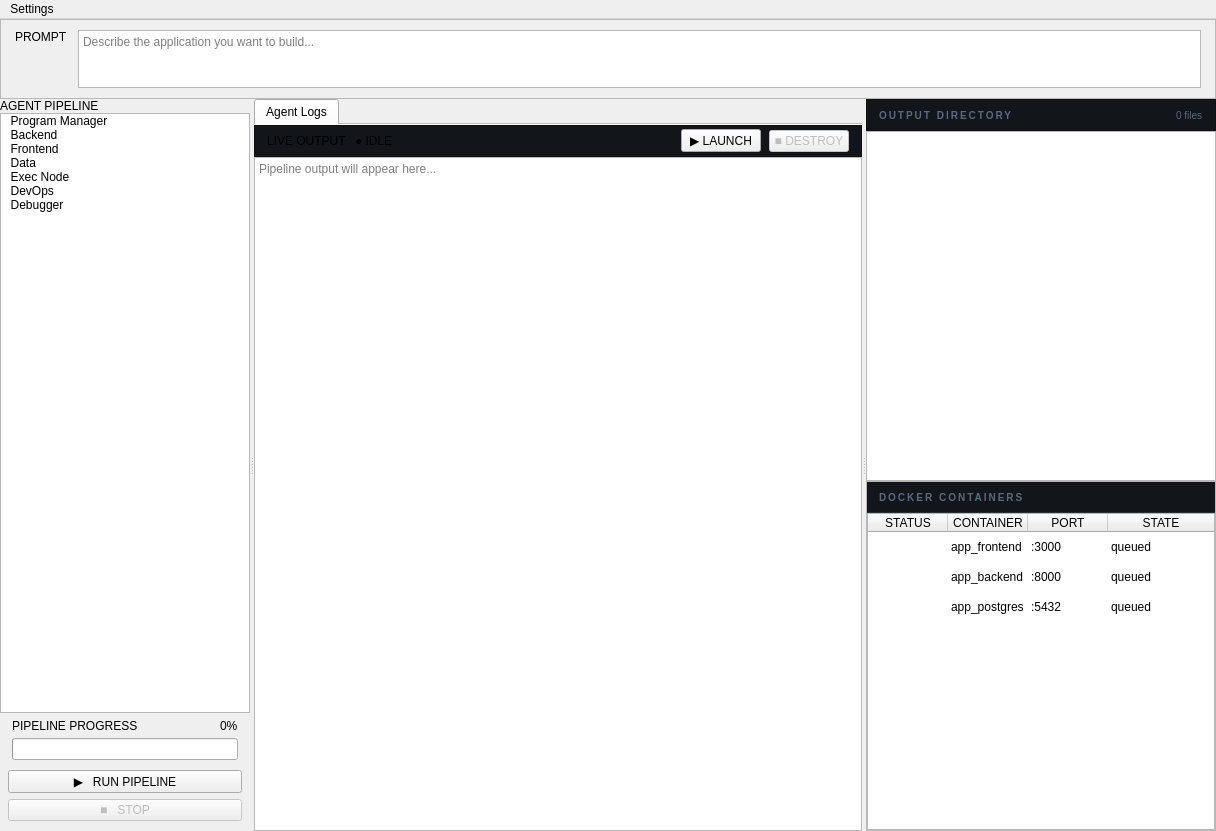
<?xml version="1.0" encoding="UTF-8"?>
<ui version="4.0">
 <class>MainWindow</class>
 <widget class="QMainWindow" name="MainWindow">
  <property name="geometry">
   <rect>
    <x>0</x>
    <y>0</y>
    <width>1216</width>
    <height>831</height>
   </rect>
  </property>
  <property name="windowTitle">
   <string>AutoPrototype</string>
  </property>
  <property name="styleSheet">
   <string notr="true">
/* ── Global ── */
QMainWindow, QWidget#centralWidget {
    background-color: #0d0f12;
    color: #c8d4e8;
    font-family: &quot;Courier New&quot;, monospace;
    font-size: 11px;
}

/* --- Tree Widget Arrows --- */
QTreeWidget#fileTree::branch:has-children:closed {
    border-image: url(:/assets/right_arrow.svg);
    image: none;
}

QTreeWidget#fileTree::branch:has-children:open {
    border-image: url(:/assets/down_arrow.svg);
    image: none;
}

QTreeWidget#fileTree::branch:!has-children {
    border-image: none;
    image: none;
}

/* ── Menu Bar ── */
QMenuBar {
    background-color: #12151a;
    color: #5a6a82;
    border-bottom: 1px solid #252c3a;
    font-size: 11px;
    padding: 2px 4px;
}
QMenuBar::item:selected {
    background-color: #1e2330;
    color: #c8d4e8;
    border-radius: 4px;
}
QMenu {
    background-color: #12151a;
    border: 1px solid #252c3a;
    color: #c8d4e8;
}
QMenu::item:selected {
    background-color: #1e2330;
}

/* ── Status Bar ── */
QStatusBar {
    background-color: #1d4ed8;
    color: rgba(255,255,255,0.8);
    font-size: 10px;
    min-height: 22px;
}
QStatusBar::item { border: none; }

/* ── Splitter ── */
QSplitter::handle {
    background-color: #252c3a;
    width: 1px;
    height: 1px;
}

/* ── Scroll Bars ── */
QScrollBar:vertical {
    background: transparent;
    width: 5px;
    margin: 0;
}
QScrollBar::handle:vertical {
    background: #2e3849;
    border-radius: 2px;
    min-height: 20px;
}
QScrollBar::add-line:vertical, QScrollBar::sub-line:vertical { height: 0; }
QScrollBar:horizontal {
    background: transparent;
    height: 5px;
}
QScrollBar::handle:horizontal {
    background: #2e3849;
    border-radius: 2px;
}
QScrollBar::add-line:horizontal, QScrollBar::sub-line:horizontal { width: 0; }

/* ── Generic Panels ── */
QFrame#sidebarFrame {
    background-color: #12151a;
    border-right: 1px solid #252c3a;
}
QFrame#promptFrame {
    background-color: #12151a;
    border-bottom: 1px solid #252c3a;
}
QFrame#rightPanelFrame {
    background-color: #0d0f12;
    border-left: 1px solid #252c3a;
}
QFrame#dockerFrame {
    background-color: #12151a;
    border-top: 1px solid #252c3a;
}

/* ── Section Labels ── */
QLabel#sectionLabel {
    background-color: #12151a;
    color: #5a6a82;
    font-size: 10px;
    font-weight: bold;
    letter-spacing: 2px;
    padding: 6px 14px;
    border-bottom: 1px solid #252c3a;
}
QLabel#panelLabel {
    color: #5a6a82;
    font-size: 10px;
    font-weight: bold;
    letter-spacing: 2px;
}
QLabel#promptLabel {
    color: #3b82f6;
    font-size: 10px;
    font-weight: bold;
    letter-spacing: 2px;
}

/* ── Prompt TextEdit ── */
QTextEdit#promptEdit {
    background-color: #181c23;
    border: 1px solid #2e3849;
    border-radius: 6px;
    color: #e8f0fc;
    font-family: &quot;Courier New&quot;, monospace;
    font-size: 12px;
    padding: 6px 10px;
    selection-background-color: #1e3a5f;
}
QTextEdit#promptEdit:focus {
    border: 1px solid #3b82f6;
}

/* ── Log Output ── */
QPlainTextEdit#logOutput {
    background-color: #0d0f12;
    border: none;
    color: #c8d4e8;
    font-family: &quot;Courier New&quot;, monospace;
    font-size: 11px;
    padding: 8px;
    selection-background-color: #1e3a5f;
}

/* ── Tab Widget ── */
QTabWidget#logTabs::pane {
    border: none;
    background-color: #0d0f12;
}
QTabWidget#logTabs &gt; QTabBar {
    background-color: #12151a;
    qproperty-drawBase: 0;
}
QTabBar::tab {
    background-color: transparent;
    color: #5a6a82;
    border: 1px solid transparent;
    border-bottom: none;
    border-radius: 5px 5px 0 0;
    padding: 5px 14px;
    margin-right: 2px;
    font-size: 11px;
}
QTabBar::tab:selected {
    background-color: #0d0f12;
    color: #e8f0fc;
    border-color: #252c3a;
}
QTabBar::tab:hover:!selected {
    background-color: #181c23;
    color: #c8d4e8;
}

/* ── Agent List ── */
QListWidget#agentList {
    background-color: transparent;
    border: none;
    outline: none;
    padding: 6px;
}
QListWidget#agentList::item {
    background-color: transparent;
    border: 1px solid transparent;
    border-radius: 6px;
    color: #c8d4e8;
    padding: 6px 8px;
    margin-bottom: 2px;
    min-height: 36px;
}
QListWidget#agentList::item:hover {
    background-color: #181c23;
}
QListWidget#agentList::item:selected {
    background-color: #1e2330;
    border-color: #2e3849;
    color: #e8f0fc;
}

/* ── File Tree ── */
QTreeWidget#fileTree {
    background-color: transparent;
    border: none;
    color: #c8d4e8;
    font-size: 11px;
    outline: none;
}
QTreeWidget#fileTree::item {
    padding: 2px 4px;
    border-radius: 4px;
}
QTreeWidget#fileTree::item:hover {
    background-color: #181c23;
}
QTreeWidget#fileTree::item:selected {
    background-color: #1e2330;
    color: #e8f0fc;
}
QTreeWidget#fileTree::branch {
    background-color: transparent;
}

/* ── Docker Table ── */
QTableWidget#dockerTable {
    background-color: transparent;
    border: none;
    color: #c8d4e8;
    font-size: 11px;
    gridline-color: transparent;
    outline: none;
}
QTableWidget#dockerTable::item {
    padding: 4px 8px;
    border-radius: 4px;
    border-bottom: 1px solid #1e2330;
}
QTableWidget#dockerTable::item:selected {
    background-color: #1e2330;
}
QHeaderView::section {
    background-color: #12151a;
    color: #5a6a82;
    border: none;
    border-bottom: 1px solid #252c3a;
    padding: 4px 8px;
    font-size: 10px;
    letter-spacing: 1px;
}

/* ── Progress Bar ── */
QProgressBar#pipelineProgress {
    background-color: #181c23;
    border: 1px solid #252c3a;
    border-radius: 3px;
    height: 5px;
    text-align: center;
    color: transparent;
}
QProgressBar#pipelineProgress::chunk {
    background: qlineargradient(x1:0, y1:0, x2:1, y2:0,
        stop:0 #3b82f6, stop:1 #06b6d4);
    border-radius: 3px;
}

/* ── Run Button ── */
QPushButton#runButton {
    background-color: #3b82f6;
    color: #ffffff;
    border: none;
    border-radius: 6px;
    font-family: &quot;Courier New&quot;, monospace;
    font-size: 12px;
    font-weight: bold;
    letter-spacing: 2px;
    padding: 9px 16px;
}
QPushButton#runButton:hover {
    background-color: #1d4ed8;
}
QPushButton#runButton:pressed {
    background-color: #1e40af;
}

/* ── Stop Button ── */
QPushButton#stopButton {
    background-color: transparent;
    color: #5a6a82;
    border: 1px solid #252c3a;
    border-radius: 6px;
    font-size: 11px;
    padding: 7px 14px;
}
QPushButton#stopButton:hover {
    background-color: #1e2330;
    color: #ef4444;
    border-color: #ef4444;
}

/* --- LAUNCH BUTTON STATES (Matches RUN) --- */
QPushButton#launchButton {
    background-color: #3b82f6; color: #ffffff; border: none; border-radius: 6px;
    font-family: &quot;Courier New&quot;, monospace; font-size: 12px; font-weight: bold; 
    letter-spacing: 2px; padding: 9px 16px; margin-top: 2px;
}
QPushButton#launchButton:hover { background-color: #1d4ed8; }
QPushButton#launchButton:pressed { background-color: #1e40af; }
QPushButton#launchButton:disabled {
    background-color: transparent; 
    color: #5a6a82; 
    border: 1px solid #252c3a;
    border-radius: 6px;   /* Added back */
    padding: 9px 16px;    /* Added back */
}

/* --- DESTROY BUTTON STATES (Matches STOP) --- */
QPushButton#stopPrototypeButton {
    background-color: #ef4444; color: #ffffff; border: none; border-radius: 6px;
    font-family: &quot;Courier New&quot;, monospace; font-size: 11px; font-weight: bold; 
    padding: 7px 14px; letter-spacing: 1px; margin-top: 2px;
}
QPushButton#stopPrototypeButton:hover { background-color: #dc2626; }
QPushButton#stopPrototypeButton:pressed { background-color: #b91c1c; }
QPushButton#stopPrototypeButton:disabled {
    background-color: transparent; 
    color: #5a6a82; 
    border: 1px solid #252c3a;
    border-radius: 6px;
    padding: 7px 14px;
}
/* ── Live badge label ── */
QLabel#liveBadge {
    background-color: #166534;
    color: #22c55e;
    border-radius: 3px;
    font-size: 9px;
    padding: 1px 6px;
    letter-spacing: 1px;
}
QLabel#autoscrollLabel {
    color: #5a6a82;
    font-size: 10px;
}

/* ── Progress label ── */
QLabel#progressLabel {
    color: #5a6a82;
    font-size: 10px;
    letter-spacing: 1px;
}
QLabel#progressPct {
    color: #3b82f6;
    font-size: 10px;
    font-weight: bold;
}

/* ── Table Corner Button Fix ── */
QTableCornerButton::section {
    background-color: #12151a;
    border: none;
}

QListWidget#agentList {
    background-color: transparent;
    border: none;
    outline: none;
    padding: 6px;
}

QListWidget#agentList::item {
    background-color: transparent;
    border: none;
    padding: 0px;
    margin-bottom: 2px;
    min-height: 36px;
}

QListWidget#agentList::item:hover, 
QListWidget#agentList::item:selected {
    background-color: transparent;
}
  
/* Add this to the MainWindow stylesheet in Qt Designer */

/* --- RUN BUTTON STATES --- */
QPushButton#runButton {
    background-color: #3b82f6; color: #ffffff; border: none; border-radius: 6px;
    font-family: &quot;Courier New&quot;, monospace; font-size: 12px; font-weight: bold; 
    letter-spacing: 2px; padding: 9px 16px;
}
QPushButton#runButton:hover { background-color: #1d4ed8; }
QPushButton#runButton:pressed { background-color: #1e40af; }
QPushButton#runButton:disabled {
    background-color: transparent; 
    color: #5a6a82; 
    border: 1px solid #252c3a;
    border-radius: 6px;
    padding: 9px 16px;
}
/* --- STOP BUTTON STATES --- */
QPushButton#stopButton {
    background-color: #ef4444; color: #ffffff; border: none; border-radius: 6px;
    font-size: 11px; font-weight: bold; padding: 7px 14px; letter-spacing: 1px;
}
QPushButton#stopButton:hover { background-color: #dc2626; }
QPushButton#stopButton:pressed { background-color: #b91c1c; }
QPushButton#stopButton:disabled {
    background-color: transparent; 
    color: #5a6a82; 
    border: 1px solid #252c3a;
    border-radius: 6px;
    padding: 7px 14px;
}
</string>
  </property>
  <widget class="QWidget" name="centralWidget">
   <layout class="QVBoxLayout" name="rootLayout">
    <property name="spacing">
     <number>0</number>
    </property>
    <property name="leftMargin">
     <number>0</number>
    </property>
    <property name="topMargin">
     <number>0</number>
    </property>
    <property name="rightMargin">
     <number>0</number>
    </property>
    <property name="bottomMargin">
     <number>0</number>
    </property>
    <item>
     <widget class="QFrame" name="promptFrame">
      <property name="maximumSize">
       <size>
        <width>16777215</width>
        <height>80</height>
       </size>
      </property>
      <property name="frameShape">
       <enum>QFrame::StyledPanel</enum>
      </property>
      <property name="fixedHeight" stdset="0">
       <number>76</number>
      </property>
      <layout class="QHBoxLayout" name="promptLayout">
       <property name="spacing">
        <number>10</number>
       </property>
       <property name="leftMargin">
        <number>14</number>
       </property>
       <property name="topMargin">
        <number>10</number>
       </property>
       <property name="rightMargin">
        <number>14</number>
       </property>
       <property name="bottomMargin">
        <number>10</number>
       </property>
       <item>
        <widget class="QLabel" name="promptLabel">
         <property name="text">
          <string>PROMPT</string>
         </property>
         <property name="alignment">
          <set>Qt::AlignTop</set>
         </property>
        </widget>
       </item>
       <item>
        <widget class="QTextEdit" name="promptEdit">
         <property name="verticalScrollBarPolicy">
          <enum>Qt::ScrollBarAlwaysOff</enum>
         </property>
         <property name="acceptRichText">
          <bool>false</bool>
         </property>
         <property name="placeholderText">
          <string>Describe the application you want to build...</string>
         </property>
        </widget>
       </item>
      </layout>
     </widget>
    </item>
    <item>
     <widget class="QSplitter" name="mainSplitter">
      <property name="orientation">
       <enum>Qt::Horizontal</enum>
      </property>
      <property name="childrenCollapsible">
       <bool>false</bool>
      </property>
      <widget class="QFrame" name="sidebarFrame">
       <property name="maximumSize">
        <size>
         <width>250</width>
         <height>16777215</height>
        </size>
       </property>
       <layout class="QVBoxLayout" name="sidebarLayout">
        <property name="spacing">
         <number>0</number>
        </property>
        <property name="leftMargin">
         <number>0</number>
        </property>
        <property name="topMargin">
         <number>0</number>
        </property>
        <property name="rightMargin">
         <number>0</number>
        </property>
        <property name="bottomMargin">
         <number>0</number>
        </property>
        <item>
         <widget class="QLabel" name="sectionLabel">
          <property name="text">
           <string>AGENT PIPELINE</string>
          </property>
         </widget>
        </item>
        <item>
         <widget class="QListWidget" name="agentList">
          <property name="verticalScrollBarPolicy">
           <enum>Qt::ScrollBarAlwaysOff</enum>
          </property>
          <property name="horizontalScrollBarPolicy">
           <enum>Qt::ScrollBarAlwaysOff</enum>
          </property>
          <property name="selectionMode">
           <enum>QAbstractItemView::NoSelection</enum>
          </property>
          <item>
           <property name="text">
            <string>  Program Manager</string>
           </property>
           <property name="toolTip">
            <string>Orchestrator — parses prompt and builds task graph</string>
           </property>
          </item>
          <item>
           <property name="text">
            <string>  Backend</string>
           </property>
           <property name="toolTip">
            <string>API / Services Agent — generates server code and DB models</string>
           </property>
          </item>
          <item>
           <property name="text">
            <string>  Frontend</string>
           </property>
           <property name="toolTip">
            <string>UI / UX Agent — generates React/Vue/HTML components</string>
           </property>
          </item>
          <item>
           <property name="text">
            <string>  Data</string>
           </property>
          </item>
          <item>
           <property name="text">
            <string>  Exec Node</string>
           </property>
           <property name="toolTip">
            <string>Execution Node — coordinates file writes and pipeline state</string>
           </property>
          </item>
          <item>
           <property name="text">
            <string>  DevOps</string>
           </property>
           <property name="toolTip">
            <string>Infra / Docker Agent — writes Dockerfiles and compose files</string>
           </property>
          </item>
          <item>
           <property name="text">
            <string>  Debugger</string>
           </property>
           <property name="toolTip">
            <string>Review / Fix Agent — validates output and corrects errors</string>
           </property>
          </item>
         </widget>
        </item>
        <item>
         <layout class="QVBoxLayout" name="progressLayout">
          <property name="spacing">
           <number>5</number>
          </property>
          <property name="leftMargin">
           <number>12</number>
          </property>
          <property name="topMargin">
           <number>6</number>
          </property>
          <property name="rightMargin">
           <number>12</number>
          </property>
          <property name="bottomMargin">
           <number>4</number>
          </property>
          <item>
           <layout class="QHBoxLayout" name="progressLabelRow">
            <item>
             <widget class="QLabel" name="progressLabel">
              <property name="text">
               <string>PIPELINE PROGRESS</string>
              </property>
             </widget>
            </item>
            <item>
             <spacer>
              <property name="orientation">
               <enum>Qt::Horizontal</enum>
              </property>
              <property name="sizeHint" stdset="0">
               <size>
                <width>5</width>
                <height>0</height>
               </size>
              </property>
             </spacer>
            </item>
            <item>
             <widget class="QLabel" name="progressPct">
              <property name="text">
               <string>0%</string>
              </property>
             </widget>
            </item>
           </layout>
          </item>
          <item>
           <widget class="QProgressBar" name="pipelineProgress">
            <property name="maximum">
             <number>100</number>
            </property>
            <property name="value">
             <number>0</number>
            </property>
            <property name="textVisible">
             <bool>false</bool>
            </property>
            <property name="fixedHeight" stdset="0">
             <number>5</number>
            </property>
           </widget>
          </item>
         </layout>
        </item>
        <item>
         <layout class="QVBoxLayout" name="btnLayout">
          <property name="spacing">
           <number>6</number>
          </property>
          <property name="leftMargin">
           <number>8</number>
          </property>
          <property name="topMargin">
           <number>6</number>
          </property>
          <property name="rightMargin">
           <number>8</number>
          </property>
          <property name="bottomMargin">
           <number>10</number>
          </property>
          <item>
           <widget class="QPushButton" name="runButton">
            <property name="cursor">
             <cursorShape>PointingHandCursor</cursorShape>
            </property>
            <property name="text">
             <string>▶   RUN PIPELINE</string>
            </property>
           </widget>
          </item>
          <item>
           <widget class="QPushButton" name="stopButton">
            <property name="enabled">
             <bool>false</bool>
            </property>
            <property name="cursor">
             <cursorShape>PointingHandCursor</cursorShape>
            </property>
            <property name="text">
             <string>■   STOP</string>
            </property>
           </widget>
          </item>
         </layout>
        </item>
       </layout>
      </widget>
      <widget class="QWidget" name="centerPanel">
       <layout class="QVBoxLayout" name="centerLayout">
        <property name="spacing">
         <number>0</number>
        </property>
        <property name="leftMargin">
         <number>0</number>
        </property>
        <property name="topMargin">
         <number>0</number>
        </property>
        <property name="rightMargin">
         <number>0</number>
        </property>
        <property name="bottomMargin">
         <number>0</number>
        </property>
        <item>
         <widget class="QTabWidget" name="logTabs">
          <property name="currentIndex">
           <number>0</number>
          </property>
          <property name="documentMode">
           <bool>true</bool>
          </property>
          <widget class="QWidget" name="tabAllLogs">
           <attribute name="title">
            <string>Agent Logs</string>
           </attribute>
           <layout class="QVBoxLayout" name="allLogsLayout">
            <property name="spacing">
             <number>0</number>
            </property>
            <property name="leftMargin">
             <number>0</number>
            </property>
            <property name="topMargin">
             <number>0</number>
            </property>
            <property name="rightMargin">
             <number>0</number>
            </property>
            <property name="bottomMargin">
             <number>0</number>
            </property>
            <item>
             <widget class="QFrame" name="logHeaderFrame">
              <property name="styleSheet">
               <string notr="true">
QFrame#logHeaderFrame {
    background-color: #12151a;
    border-bottom: 1px solid #252c3a;
    min-height: 30px;
    max-height: 30px;
}
               </string>
              </property>
              <property name="frameShape">
               <enum>QFrame::StyledPanel</enum>
              </property>
              <layout class="QHBoxLayout" name="logHeaderLayout">
               <property name="spacing">
                <number>8</number>
               </property>
               <property name="leftMargin">
                <number>12</number>
               </property>
               <property name="topMargin">
                <number>0</number>
               </property>
               <property name="rightMargin">
                <number>12</number>
               </property>
               <property name="bottomMargin">
                <number>0</number>
               </property>
               <item>
                <widget class="QLabel" name="panelLabel">
                 <property name="text">
                  <string>LIVE OUTPUT</string>
                 </property>
                </widget>
               </item>
               <item>
                <widget class="QLabel" name="liveBadge">
                 <property name="text">
                  <string>● IDLE</string>
                 </property>
                </widget>
               </item>
               <item>
                <spacer>
                 <property name="orientation">
                  <enum>Qt::Horizontal</enum>
                 </property>
                 <property name="sizeHint" stdset="0">
                  <size>
                   <width>40</width>
                   <height>0</height>
                  </size>
                 </property>
                </spacer>
               </item>
               <item>
                <widget class="QPushButton" name="launchButton">
                 <property name="enabled">
                  <bool>true</bool>
                 </property>
                 <property name="cursor">
                  <cursorShape>PointingHandCursor</cursorShape>
                 </property>
                 <property name="styleSheet">
                  <string notr="true"/>
                 </property>
                 <property name="text">
                  <string>▶ LAUNCH</string>
                 </property>
                </widget>
               </item>
               <item>
                <widget class="QPushButton" name="stopPrototypeButton">
                 <property name="enabled">
                  <bool>false</bool>
                 </property>
                 <property name="text">
                  <string>■ DESTROY</string>
                 </property>
                </widget>
               </item>
              </layout>
             </widget>
            </item>
            <item>
             <widget class="QPlainTextEdit" name="logOutput">
              <property name="lineWrapMode">
               <enum>QPlainTextEdit::WidgetWidth</enum>
              </property>
              <property name="readOnly">
               <bool>true</bool>
              </property>
              <property name="placeholderText">
               <string>Pipeline output will appear here...</string>
              </property>
             </widget>
            </item>
           </layout>
          </widget>
         </widget>
        </item>
       </layout>
      </widget>
      <widget class="QFrame" name="rightPanelFrame">
       <property name="maximumSize">
        <size>
         <width>350</width>
         <height>16777215</height>
        </size>
       </property>
       <layout class="QVBoxLayout" name="rightLayout">
        <property name="spacing">
         <number>0</number>
        </property>
        <property name="leftMargin">
         <number>0</number>
        </property>
        <property name="topMargin">
         <number>0</number>
        </property>
        <property name="rightMargin">
         <number>0</number>
        </property>
        <property name="bottomMargin">
         <number>0</number>
        </property>
        <item>
         <widget class="QFrame" name="fileTreeHeaderFrame">
          <property name="styleSheet">
           <string notr="true">
QFrame#fileTreeHeaderFrame {
    background-color: #12151a;
    border-bottom: 1px solid #252c3a;
    min-height: 30px;
    max-height: 30px;
}
           </string>
          </property>
          <property name="frameShape">
           <enum>QFrame::StyledPanel</enum>
          </property>
          <layout class="QHBoxLayout" name="fileTreeHeaderLayout">
           <property name="leftMargin">
            <number>12</number>
           </property>
           <property name="topMargin">
            <number>0</number>
           </property>
           <property name="rightMargin">
            <number>12</number>
           </property>
           <property name="bottomMargin">
            <number>0</number>
           </property>
           <item>
            <widget class="QLabel" name="fileTreeLabel">
             <property name="styleSheet">
              <string notr="true">color:#5a6a82; font-size:10px; font-weight:bold; letter-spacing:2px;</string>
             </property>
             <property name="text">
              <string>OUTPUT DIRECTORY</string>
             </property>
            </widget>
           </item>
           <item>
            <spacer>
             <property name="orientation">
              <enum>Qt::Horizontal</enum>
             </property>
             <property name="sizeHint" stdset="0">
              <size>
               <width>5</width>
               <height>0</height>
              </size>
             </property>
            </spacer>
           </item>
           <item>
            <widget class="QLabel" name="fileCountLabel">
             <property name="styleSheet">
              <string notr="true">color:#5a6a82; font-size:10px;</string>
             </property>
             <property name="text">
              <string>0 files</string>
             </property>
            </widget>
           </item>
          </layout>
         </widget>
        </item>
        <item>
         <widget class="QTreeWidget" name="fileTree">
          <property name="focusPolicy">
           <enum>Qt::NoFocus</enum>
          </property>
          <property name="selectionMode">
           <enum>QAbstractItemView::NoSelection</enum>
          </property>
          <property name="indentation">
           <number>16</number>
          </property>
          <property name="animated">
           <bool>true</bool>
          </property>
          <property name="headerHidden">
           <bool>true</bool>
          </property>
          <column>
           <property name="text">
            <string>File</string>
           </property>
          </column>
         </widget>
        </item>
        <item>
         <widget class="QFrame" name="dockerFrame">
          <property name="frameShape">
           <enum>QFrame::StyledPanel</enum>
          </property>
          <layout class="QVBoxLayout" name="dockerLayout">
           <property name="spacing">
            <number>0</number>
           </property>
           <property name="leftMargin">
            <number>0</number>
           </property>
           <property name="topMargin">
            <number>0</number>
           </property>
           <property name="rightMargin">
            <number>0</number>
           </property>
           <property name="bottomMargin">
            <number>0</number>
           </property>
           <item>
            <widget class="QFrame" name="dockerHeaderFrame">
             <property name="styleSheet">
              <string notr="true">
QFrame#dockerHeaderFrame {
    background-color: #12151a;
    border-bottom: 1px solid #252c3a;
    min-height: 30px;
    max-height: 30px;
}
              </string>
             </property>
             <layout class="QHBoxLayout" name="dockerHeaderLayout">
              <property name="leftMargin">
               <number>12</number>
              </property>
              <property name="topMargin">
               <number>0</number>
              </property>
              <property name="rightMargin">
               <number>12</number>
              </property>
              <property name="bottomMargin">
               <number>0</number>
              </property>
              <item>
               <widget class="QLabel" name="dockerTitleLabel">
                <property name="styleSheet">
                 <string notr="true">color:#5a6a82; font-size:10px; font-weight:bold; letter-spacing:2px;</string>
                </property>
                <property name="text">
                 <string>DOCKER CONTAINERS</string>
                </property>
               </widget>
              </item>
              <item>
               <spacer>
                <property name="orientation">
                 <enum>Qt::Horizontal</enum>
                </property>
                <property name="sizeHint" stdset="0">
                 <size>
                  <width>5</width>
                  <height>0</height>
                 </size>
                </property>
               </spacer>
              </item>
             </layout>
            </widget>
           </item>
           <item>
            <widget class="QTableWidget" name="dockerTable">
             <property name="verticalScrollBarPolicy">
              <enum>Qt::ScrollBarAlwaysOff</enum>
             </property>
             <property name="horizontalScrollBarPolicy">
              <enum>Qt::ScrollBarAlwaysOff</enum>
             </property>
             <property name="editTriggers">
              <set>QAbstractItemView::NoEditTriggers</set>
             </property>
             <property name="alternatingRowColors">
              <bool>false</bool>
             </property>
             <property name="selectionMode">
              <enum>QAbstractItemView::NoSelection</enum>
             </property>
             <property name="showGrid">
              <bool>false</bool>
             </property>
             <property name="rowCount">
              <number>3</number>
             </property>
             <property name="columnCount">
              <number>4</number>
             </property>
             <attribute name="horizontalHeaderVisible">
              <bool>true</bool>
             </attribute>
             <attribute name="horizontalHeaderDefaultSectionSize">
              <number>80</number>
             </attribute>
             <attribute name="horizontalHeaderStretchLastSection">
              <bool>true</bool>
             </attribute>
             <attribute name="verticalHeaderVisible">
              <bool>false</bool>
             </attribute>
             <row/>
             <row/>
             <row/>
             <column>
              <property name="text">
               <string>STATUS</string>
              </property>
             </column>
             <column>
              <property name="text">
               <string>CONTAINER</string>
              </property>
             </column>
             <column>
              <property name="text">
               <string>PORT</string>
              </property>
             </column>
             <column>
              <property name="text">
               <string>STATE</string>
              </property>
             </column>
             <item row="0" column="1">
              <property name="text">
               <string>app_frontend</string>
              </property>
             </item>
             <item row="0" column="2">
              <property name="text">
               <string>:3000</string>
              </property>
             </item>
             <item row="0" column="3">
              <property name="text">
               <string>queued</string>
              </property>
             </item>
             <item row="1" column="1">
              <property name="text">
               <string>app_backend</string>
              </property>
             </item>
             <item row="1" column="2">
              <property name="text">
               <string>:8000</string>
              </property>
             </item>
             <item row="1" column="3">
              <property name="text">
               <string>queued</string>
              </property>
             </item>
             <item row="2" column="1">
              <property name="text">
               <string>app_postgres</string>
              </property>
             </item>
             <item row="2" column="2">
              <property name="text">
               <string>:5432</string>
              </property>
             </item>
             <item row="2" column="3">
              <property name="text">
               <string>queued</string>
              </property>
             </item>
            </widget>
           </item>
          </layout>
         </widget>
        </item>
       </layout>
      </widget>
     </widget>
    </item>
   </layout>
  </widget>
  <widget class="QMenuBar" name="menuBar">
   <property name="geometry">
    <rect>
     <x>0</x>
     <y>0</y>
     <width>1216</width>
     <height>23</height>
    </rect>
   </property>
   <widget class="QMenu" name="menuSettings">
    <property name="title">
     <string>Settings</string>
    </property>
    <addaction name="actionPreferences"/>
   </widget>
   <addaction name="menuSettings"/>
  </widget>
  <action name="actionNewProject">
   <property name="text">
    <string>New Project</string>
   </property>
   <property name="shortcut">
    <string>Ctrl+N</string>
   </property>
  </action>
  <action name="actionOpenOutput">
   <property name="text">
    <string>Open Output Folder</string>
   </property>
  </action>
  <action name="actionQuit">
   <property name="text">
    <string>Quit</string>
   </property>
   <property name="shortcut">
    <string>Ctrl+Q</string>
   </property>
  </action>
  <action name="actionClearOutput">
   <property name="text">
    <string>Clear Output</string>
   </property>
  </action>
  <action name="actionSetOutputDir">
   <property name="text">
    <string>Set Output Directory...</string>
   </property>
  </action>
  <action name="actionConfigureAgents">
   <property name="text">
    <string>Configure Agents...</string>
   </property>
  </action>
  <action name="actionResetPipeline">
   <property name="text">
    <string>Reset Pipeline</string>
   </property>
  </action>
  <action name="actionStartContainers">
   <property name="text">
    <string>Start All Containers</string>
   </property>
  </action>
  <action name="actionStopContainers">
   <property name="text">
    <string>Stop All Containers</string>
   </property>
  </action>
  <action name="actionViewLogs">
   <property name="text">
    <string>View Docker Logs</string>
   </property>
  </action>
  <action name="actionPreferences">
   <property name="text">
    <string>Preferences...</string>
   </property>
   <property name="shortcut">
    <string>Ctrl+,</string>
   </property>
  </action>
  <action name="actionAbout">
   <property name="text">
    <string>About ArchitectAI</string>
   </property>
  </action>
 </widget>
 <resources/>
 <connections/>
</ui>
